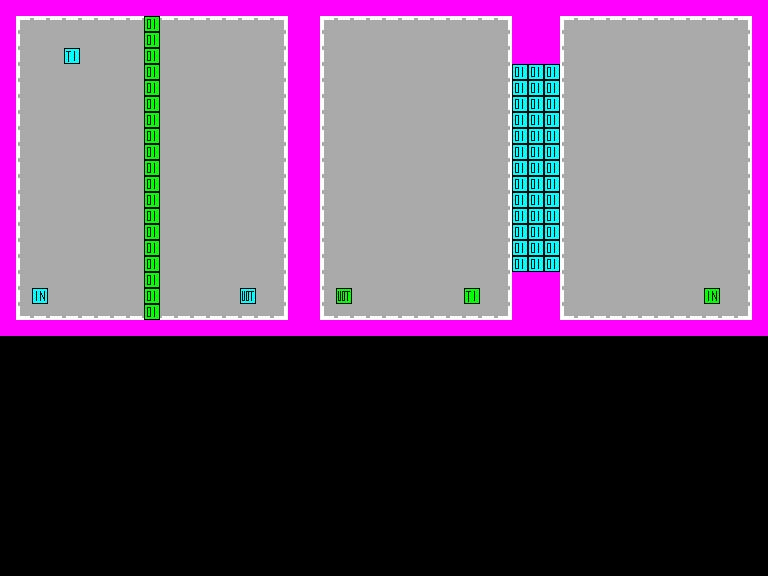

Tiled map render using the project's own tile images. Description and the map definition, with tile-layer contents summarised, below:
An orthogonal 48x36 tile map with 16x16 px tiles, 2 tile layers (Tile Layer 1, Tile Layer 2), 2 tilesets.

<map version="1.0" tiledversion="1.0.3" orientation="orthogonal" renderorder="right-down" width="48" height="36" tilewidth="16" tileheight="16" nextobjectid="1">
 <tileset firstgid="1" source="Old/coop.tsx" />
 <tileset firstgid="50" source="16bit.tsx" />
 <layer name="Tile Layer 1" width="48" height="36">
  <data>[1728 cells, 399 non-empty, 14 distinct tile ids]</data>
 </layer>
 <layer name="Tile Layer 2" width="48" height="36">
  <data>[1728 cells, 609 non-empty, 14 distinct tile ids]</data>
 </layer>
</map>
